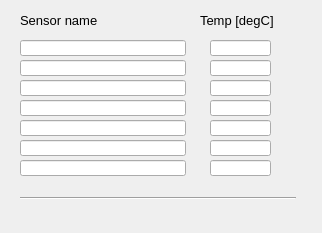
<?xml version="1.0" encoding="UTF-8"?>
<ui version="4.0">
 <class>MainWindow</class>
 <widget class="QMainWindow" name="MainWindow">
  <property name="geometry">
   <rect>
    <x>0</x>
    <y>0</y>
    <width>322</width>
    <height>233</height>
   </rect>
  </property>
  <property name="windowTitle">
   <string>Temperatures</string>
  </property>
  <widget class="QWidget" name="centralwidget">
   <widget class="caLineEdit" name="calineedit">
    <property name="geometry">
     <rect>
      <x>20</x>
      <y>40</y>
      <width>166</width>
      <height>16</height>
     </rect>
    </property>
    <property name="font">
     <font>
      <family>Sans Serif</family>
      <pointsize>10</pointsize>
     </font>
    </property>
    <property name="channel" stdset="0">
     <string notr="true">$(MODULE):ID_0:name</string>
    </property>
   </widget>
   <widget class="caLineEdit" name="calineedit_2">
    <property name="geometry">
     <rect>
      <x>210</x>
      <y>40</y>
      <width>61</width>
      <height>16</height>
     </rect>
    </property>
    <property name="font">
     <font>
      <family>Sans Serif</family>
      <pointsize>10</pointsize>
     </font>
    </property>
    <property name="alignment">
     <set>Qt::AlignCenter</set>
    </property>
    <property name="channel" stdset="0">
     <string notr="true">$(MODULE):ID_0:value</string>
    </property>
   </widget>
   <widget class="QLabel" name="label">
    <property name="geometry">
     <rect>
      <x>20</x>
      <y>10</y>
      <width>121</width>
      <height>21</height>
     </rect>
    </property>
    <property name="font">
     <font>
      <pointsize>10</pointsize>
     </font>
    </property>
    <property name="text">
     <string>Sensor name</string>
    </property>
   </widget>
   <widget class="QLabel" name="label_2">
    <property name="geometry">
     <rect>
      <x>200</x>
      <y>10</y>
      <width>91</width>
      <height>21</height>
     </rect>
    </property>
    <property name="font">
     <font>
      <pointsize>10</pointsize>
     </font>
    </property>
    <property name="text">
     <string>Temp [degC]</string>
    </property>
   </widget>
   <widget class="caLineEdit" name="calineedit_3">
    <property name="geometry">
     <rect>
      <x>210</x>
      <y>60</y>
      <width>61</width>
      <height>16</height>
     </rect>
    </property>
    <property name="font">
     <font>
      <family>Sans Serif</family>
      <pointsize>10</pointsize>
     </font>
    </property>
    <property name="alignment">
     <set>Qt::AlignCenter</set>
    </property>
    <property name="channel" stdset="0">
     <string notr="true">$(MODULE):ID_1:value</string>
    </property>
   </widget>
   <widget class="caLineEdit" name="calineedit_4">
    <property name="geometry">
     <rect>
      <x>20</x>
      <y>60</y>
      <width>166</width>
      <height>16</height>
     </rect>
    </property>
    <property name="font">
     <font>
      <family>Sans Serif</family>
      <pointsize>10</pointsize>
     </font>
    </property>
    <property name="channel" stdset="0">
     <string notr="true">$(MODULE):ID_1:name</string>
    </property>
   </widget>
   <widget class="caLineEdit" name="calineedit_5">
    <property name="geometry">
     <rect>
      <x>20</x>
      <y>80</y>
      <width>166</width>
      <height>16</height>
     </rect>
    </property>
    <property name="font">
     <font>
      <family>Sans Serif</family>
      <pointsize>10</pointsize>
     </font>
    </property>
    <property name="channel" stdset="0">
     <string notr="true">$(MODULE):ID_2:name</string>
    </property>
   </widget>
   <widget class="caLineEdit" name="calineedit_6">
    <property name="geometry">
     <rect>
      <x>210</x>
      <y>80</y>
      <width>61</width>
      <height>16</height>
     </rect>
    </property>
    <property name="font">
     <font>
      <family>Sans Serif</family>
      <pointsize>10</pointsize>
     </font>
    </property>
    <property name="alignment">
     <set>Qt::AlignCenter</set>
    </property>
    <property name="channel" stdset="0">
     <string notr="true">$(MODULE):ID_2:value</string>
    </property>
   </widget>
   <widget class="caLineEdit" name="calineedit_7">
    <property name="geometry">
     <rect>
      <x>210</x>
      <y>100</y>
      <width>61</width>
      <height>16</height>
     </rect>
    </property>
    <property name="font">
     <font>
      <family>Sans Serif</family>
      <pointsize>10</pointsize>
     </font>
    </property>
    <property name="alignment">
     <set>Qt::AlignCenter</set>
    </property>
    <property name="channel" stdset="0">
     <string notr="true">$(MODULE):ID_3:value</string>
    </property>
   </widget>
   <widget class="caLineEdit" name="calineedit_8">
    <property name="geometry">
     <rect>
      <x>20</x>
      <y>100</y>
      <width>166</width>
      <height>16</height>
     </rect>
    </property>
    <property name="font">
     <font>
      <family>Sans Serif</family>
      <pointsize>10</pointsize>
     </font>
    </property>
    <property name="channel" stdset="0">
     <string notr="true">$(MODULE):ID_3:name</string>
    </property>
   </widget>
   <widget class="caLineEdit" name="calineedit_9">
    <property name="geometry">
     <rect>
      <x>20</x>
      <y>140</y>
      <width>166</width>
      <height>16</height>
     </rect>
    </property>
    <property name="font">
     <font>
      <family>Sans Serif</family>
      <pointsize>10</pointsize>
     </font>
    </property>
    <property name="channel" stdset="0">
     <string notr="true">$(MODULE):ID_5:name</string>
    </property>
   </widget>
   <widget class="caLineEdit" name="calineedit_10">
    <property name="geometry">
     <rect>
      <x>210</x>
      <y>140</y>
      <width>61</width>
      <height>16</height>
     </rect>
    </property>
    <property name="font">
     <font>
      <family>Sans Serif</family>
      <pointsize>10</pointsize>
     </font>
    </property>
    <property name="alignment">
     <set>Qt::AlignCenter</set>
    </property>
    <property name="channel" stdset="0">
     <string notr="true">$(MODULE):ID_5:value</string>
    </property>
   </widget>
   <widget class="caLineEdit" name="calineedit_11">
    <property name="geometry">
     <rect>
      <x>20</x>
      <y>120</y>
      <width>166</width>
      <height>16</height>
     </rect>
    </property>
    <property name="font">
     <font>
      <family>Sans Serif</family>
      <pointsize>10</pointsize>
     </font>
    </property>
    <property name="channel" stdset="0">
     <string notr="true">$(MODULE):ID_4:name</string>
    </property>
   </widget>
   <widget class="caLineEdit" name="calineedit_12">
    <property name="geometry">
     <rect>
      <x>210</x>
      <y>120</y>
      <width>61</width>
      <height>16</height>
     </rect>
    </property>
    <property name="font">
     <font>
      <family>Sans Serif</family>
      <pointsize>10</pointsize>
     </font>
    </property>
    <property name="alignment">
     <set>Qt::AlignCenter</set>
    </property>
    <property name="channel" stdset="0">
     <string notr="true">$(MODULE):ID_4:value</string>
    </property>
   </widget>
   <widget class="caLineEdit" name="calineedit_13">
    <property name="geometry">
     <rect>
      <x>20</x>
      <y>160</y>
      <width>166</width>
      <height>16</height>
     </rect>
    </property>
    <property name="font">
     <font>
      <family>Sans Serif</family>
      <pointsize>10</pointsize>
     </font>
    </property>
    <property name="channel" stdset="0">
     <string notr="true">$(MODULE):ID_6:name</string>
    </property>
   </widget>
   <widget class="caLineEdit" name="calineedit_14">
    <property name="geometry">
     <rect>
      <x>210</x>
      <y>160</y>
      <width>61</width>
      <height>16</height>
     </rect>
    </property>
    <property name="font">
     <font>
      <family>Sans Serif</family>
      <pointsize>10</pointsize>
     </font>
    </property>
    <property name="alignment">
     <set>Qt::AlignCenter</set>
    </property>
    <property name="channel" stdset="0">
     <string notr="true">$(MODULE):ID_6:value</string>
    </property>
   </widget>
   <widget class="caRelatedDisplay" name="carelateddisplay">
    <property name="geometry">
     <rect>
      <x>130</x>
      <y>205</y>
      <width>61</width>
      <height>21</height>
     </rect>
    </property>
    <property name="background">
     <color>
      <red>252</red>
      <green>220</green>
      <blue>123</blue>
     </color>
    </property>
    <property name="labels">
     <string notr="true">Ratings</string>
    </property>
    <property name="files">
     <string notr="true">temp_ratings;</string>
    </property>
    <property name="args">
     <string notr="true"/>
    </property>
   </widget>
   <widget class="Line" name="line_13">
    <property name="geometry">
     <rect>
      <x>20</x>
      <y>190</y>
      <width>276</width>
      <height>16</height>
     </rect>
    </property>
    <property name="orientation">
     <enum>Qt::Horizontal</enum>
    </property>
   </widget>
  </widget>
 </widget>
 <customwidgets>
  <customwidget>
   <class>caRelatedDisplay</class>
   <extends>QWidget</extends>
   <header>caRelatedDisplay</header>
  </customwidget>
  <customwidget>
   <class>caLineEdit</class>
   <extends>QLineEdit</extends>
   <header>caLineEdit</header>
  </customwidget>
 </customwidgets>
 <resources/>
 <connections/>
 <designerdata>
  <property name="gridDeltaX">
   <number>5</number>
  </property>
  <property name="gridDeltaY">
   <number>5</number>
  </property>
  <property name="gridSnapX">
   <bool>true</bool>
  </property>
  <property name="gridSnapY">
   <bool>true</bool>
  </property>
  <property name="gridVisible">
   <bool>true</bool>
  </property>
 </designerdata>
</ui>
